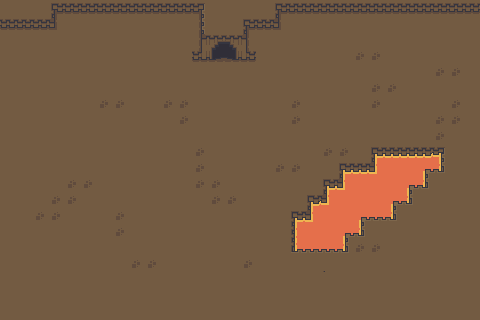

The image is a tile-based game level rendered from a .tmx file. Its description and complete source (layers, tilesets, objects, tile grids) follow:
An orthogonal 30x20 tile map with 16x16 px tiles, 1 tile layer (Tile Layer 1) and 1 object.

<map version="1.10" tiledversion="1.10.2" orientation="orthogonal" renderorder="right-down" width="30" height="20" tilewidth="16" tileheight="16" infinite="0" nextlayerid="4" nextobjectid="2">
 <tileset firstgid="1" source="../Tilesets/cave_.tsx" />
 <layer id="1" name="Tile Layer 1" width="30" height="20">
  <data encoding="csv">
145,145,145,29,91,91,91,91,91,91,91,91,30,145,145,145,145,29,91,91,91,91,91,91,91,91,91,91,91,91,
91,91,91,94,145,145,145,145,145,145,145,145,68,145,145,29,91,94,145,145,145,145,145,145,145,145,145,145,145,145,
145,145,145,145,145,145,145,145,145,145,145,145,73,74,75,76,145,145,145,145,145,145,145,145,145,145,145,145,145,145,
145,145,145,145,145,145,145,145,145,145,145,145,95,96,97,98,145,145,145,145,145,145,54,54,145,145,145,145,145,145,
145,145,145,145,145,145,145,145,145,145,145,145,145,145,145,145,145,145,145,145,145,145,145,145,145,145,145,54,54,145,
145,145,145,145,145,145,145,145,145,145,145,145,145,145,145,145,145,145,145,145,145,145,145,54,54,145,145,145,145,145,
145,145,145,145,145,145,54,54,145,145,54,54,145,145,145,145,145,145,54,145,145,145,145,54,145,145,145,145,54,145,
145,145,145,145,145,145,145,145,145,145,145,54,145,145,145,145,145,145,54,145,145,145,145,145,145,145,145,54,54,145,
145,145,145,145,145,145,145,145,145,145,145,145,145,145,145,145,145,145,145,145,145,145,145,145,145,145,145,54,145,145,
145,145,145,145,145,145,145,145,145,145,145,145,54,145,145,145,145,145,145,145,54,54,145,181,223,223,223,187,145,145,
145,145,145,145,145,145,145,145,145,145,145,145,54,145,145,145,145,54,54,145,145,181,223,234,225,225,183,204,145,145,
145,145,145,145,54,54,145,145,145,145,145,145,54,54,145,145,145,145,145,145,181,234,225,225,225,178,204,145,145,145,
145,145,145,54,54,145,145,145,145,145,145,145,145,54,54,145,145,145,145,181,229,225,225,225,178,204,145,145,145,145,
145,145,54,54,145,145,145,54,145,145,145,145,145,145,145,145,145,145,191,234,225,225,188,179,204,145,145,145,145,145,
145,145,145,145,145,145,145,54,145,145,145,145,145,145,145,145,145,145,202,225,225,188,204,145,145,145,145,145,145,145,
145,145,145,145,145,145,145,145,145,145,145,145,145,145,145,145,145,145,208,179,179,204,54,54,145,145,145,145,145,145,
145,145,145,145,145,145,145,145,54,54,145,145,145,145,145,54,145,145,145,145,70,145,145,145,145,145,145,145,145,145,
145,145,145,145,145,145,145,145,145,145,145,145,145,145,145,145,145,145,145,145,145,145,145,145,145,145,145,145,145,145,
145,145,145,145,145,145,145,145,145,145,145,145,145,145,145,145,145,145,145,145,145,145,145,145,145,145,145,145,145,145,
145,145,145,145,145,145,145,145,145,145,145,145,145,145,145,145,145,145,145,145,145,145,145,145,145,145,145,145,145,145
</data>
 </layer>
 <objectgroup id="2" name="Collisions" />
 <objectgroup id="3" name="Triggers">
  <object id="1" x="212" y="44" width="24" height="24">
   <properties>
    <property name="new_map" value="campusEast.tmx" />
    <property name="new_map_x" type="int" value="5" />
    <property name="new_map_y" type="int" value="3" />
   </properties>
  </object>
 </objectgroup>
</map>
